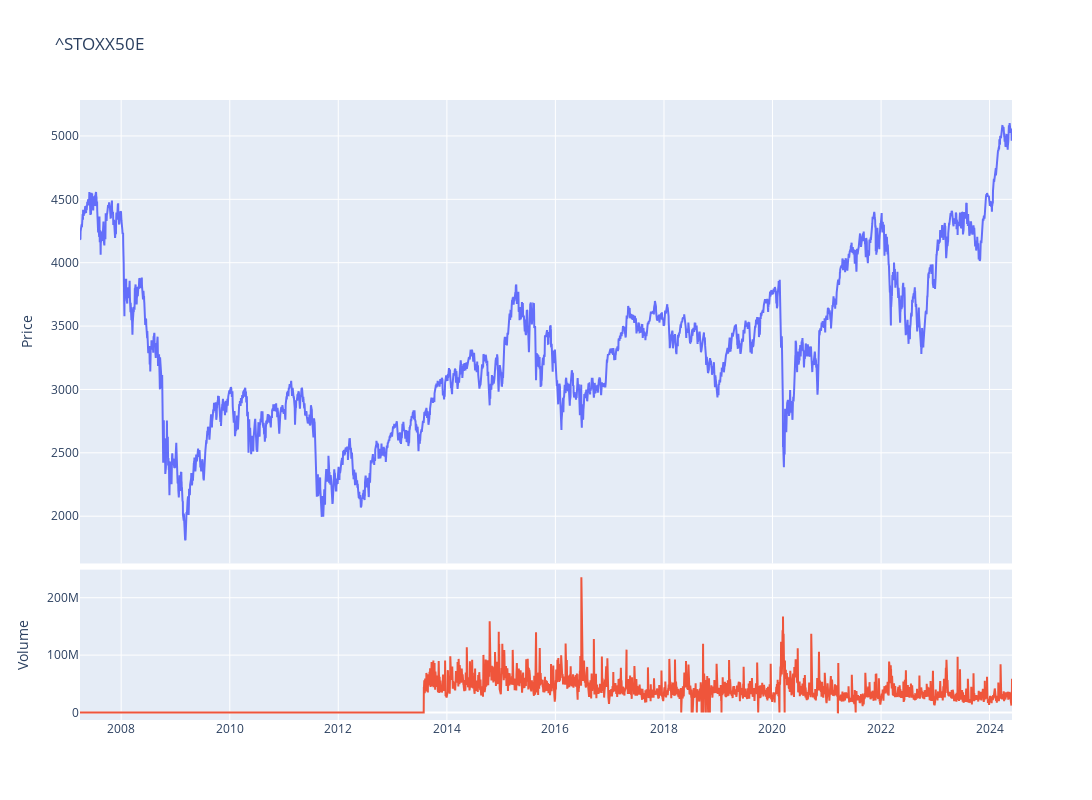

Write notebook code for a chart like this one.
### Code cell
fig = make_subplots(rows=4, cols=1,shared_xaxes=True,vertical_spacing=0.01,specs=[[{'rowspan':3,'colspan':1}],[None],[None],[{'rowspan':1,'colspan':1}]])

# Graph (1,1)
fig.add_trace(go.Scatter(x=stock_ticker.index,y=stock_ticker['Close'],mode="lines",name=f"{ticker}"),row=1, col=1)
# Update xaxis properties
fig.update_yaxes(title_text="Price", row=1, col=1)

# Graph (4,1)
fig.add_trace(go.Scatter(x=stock_ticker.index,y=stock_ticker['Volume'],mode="lines",name='Volume'),row=4, col=1)
fig.update_yaxes(title_text="Volume", row=4, col=1)

fig.update_layout(height=800, width=1300,showlegend=False,title=f"{ticker}")

fig.show()

### Figure 1 — Plotly figure (JSON) as saved in the notebook; plotly's stock layout.template omitted (floating-point values rounded to 4 significant figures; data arrays with more than 128 entries replaced by an {"elided": "..."} marker saying what was removed)
{"data": [{"mode": "lines", "name": "^STOXX50E", "type": "scatter", "x": {"elided": "4305 str values"}, "xaxis": "x", "y": {"elided": "4305 float values"}, "yaxis": "y"}, {"mode": "lines", "name": "Volume", "type": "scatter", "x": {"elided": "4305 str values"}, "xaxis": "x2", "y": {"elided": "4305 int values"}, "yaxis": "y2"}], "layout": {"height": 800, "showlegend": false, "title": {"text": "^STOXX50E"}, "width": 1300, "xaxis": {"anchor": "y", "domain": [0, 1], "matches": "x2", "showticklabels": false}, "xaxis2": {"anchor": "y2", "domain": [0, 1]}, "yaxis": {"anchor": "x", "domain": [0.2525, 1], "title": {"text": "Price"}}, "yaxis2": {"anchor": "x2", "domain": [0, 0.2425], "title": {"text": "Volume"}}}}
